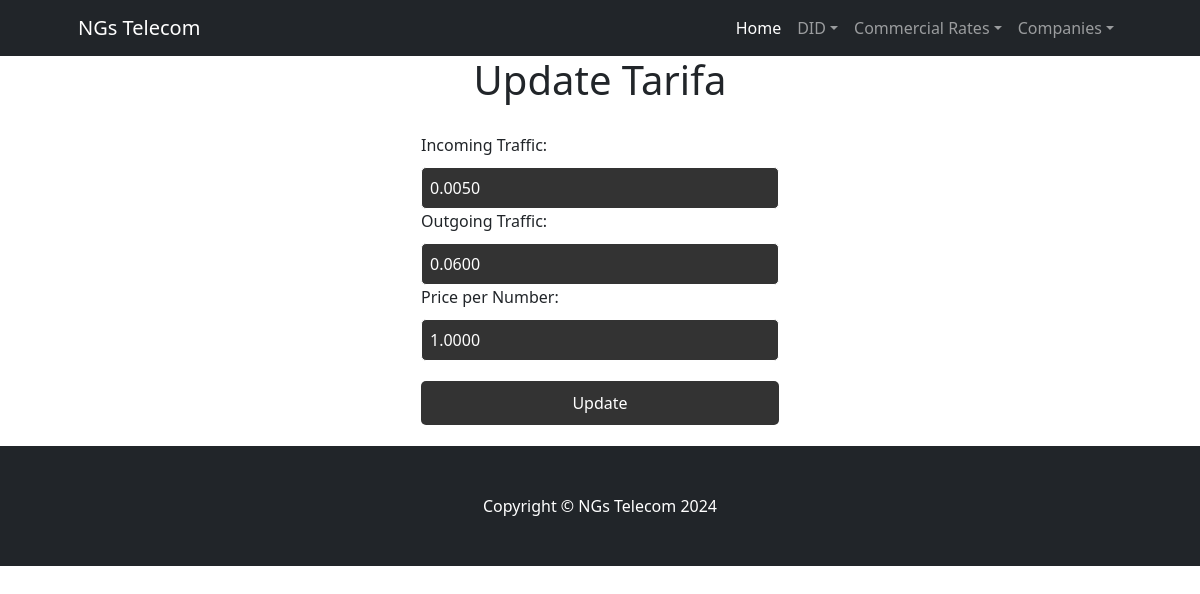
/DIDs/tarifa/update/1/, run on an earlier commit of the app's database.
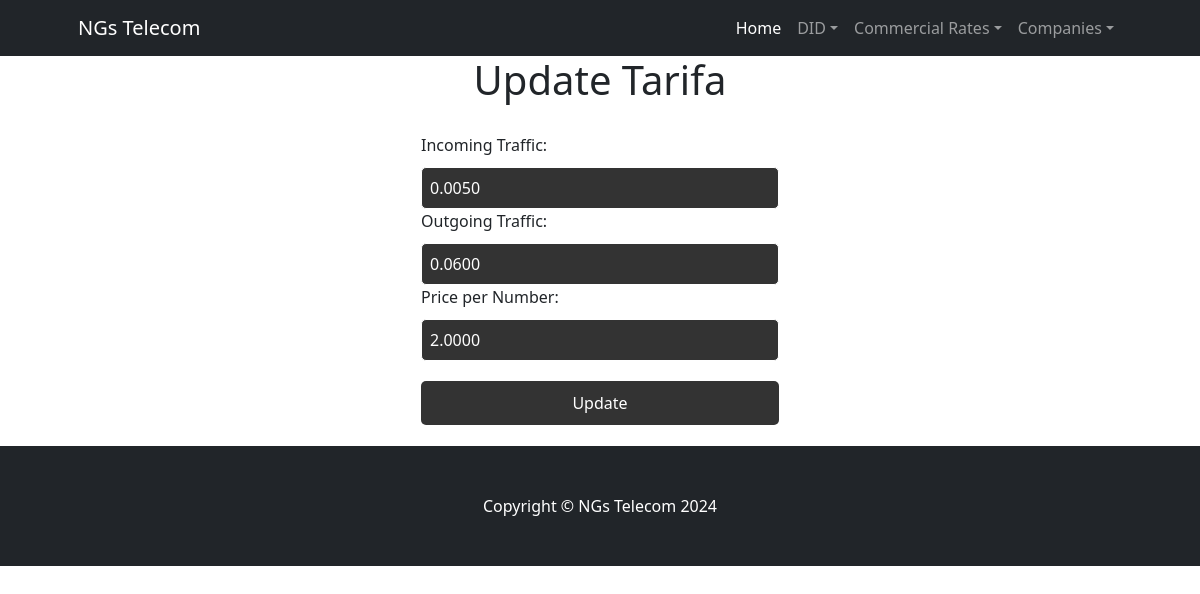
And on a later commit of the database.
### DIDs/models.py (models this page shows, shortened)
class Tarifa(models.Model):
    trafico_entrante = models.DecimalField(max_digits=6, decimal_places=4)
    trafico_saliente = models.DecimalField(max_digits=6, decimal_places=4)
    precio_por_numero = models.DecimalField(max_digits=6, decimal_places=4)
    pais = models.CharField(max_length=30)

### DIDs/views.py (the view)
# urls.py: path('tarifa/update/<int:pk>/', TarifaUpdateView.as_view(), name='UpdateTarifa'),
class TarifaUpdateView(UpdateView):
    model = Tarifa
    template_name = 'dids/UpdatePrice.html'
    fields = ['trafico_entrante', 'trafico_saliente', 'precio_por_numero']
    success_url = reverse_lazy('BusTar')

### DIDs/templates/dids/UpdatePrice.html (shortened to what this page needs)
<!DOCTYPE html>
<html lang="en">
<head>
</head>
<body>
    {% extends "dids/inicio.html" %} {% load static %}
    {% block contenidoQueCambia %}
    <h1>Update Tarifa</h1>
    <form method="POST">
        <label for="trafico_entrante">Incoming Traffic:</label>
        <input type="number" id="trafico_entrante" name="trafico_entrante" value="{{ object.trafico_entrante }}" required step="0.0001">
        <label for="trafico_saliente">Outgoing Traffic:</label>
        <input type="number" id="trafico_saliente" name="trafico_saliente" value="{{ object.trafico_saliente }}" required step="0.0001">
        <label for="precio_por_numero">Price per Number:</label>
        <input type="number" id="precio_por_numero" name="precio_por_numero" value="{{ object.precio_por_numero }}" required step="0.0001">
        <input type="submit" value="Update">
    </form>
    {% endblock %}

What changed in the data, as far as the page shows it:
changed Tarifa: precio_por_numero "1.0000" → "2.0000"
